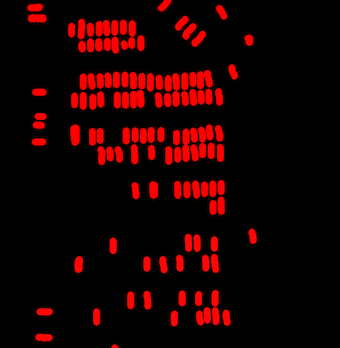
#> input picture Images/gt-img1.png, 340 x 348 px
$ python RunGP.py 3 5 5   (older library calls are emulated)
#> lines starting #> are read from the running program, lines starting #| are printed output that depends on the picture
import GP
import numpy as np
from scipy.misc import imread, imsave
from scipy.ndimage.filters import sobel, laplace, gaussian_laplace
import pickle

import argparse
parser = argparse.ArgumentParser()

parser.add_argument("test_num", type=int,help="set data file")
parser.add_argument("data_set", type=int,help="set data file")
parser.add_argument("data_precision", type=int,help="set data file")

args = parser.parse_args()


print("Reading and generating images...")
gt_img = imread("Images/gt-img1.png", flatten="False", mode="RGB")
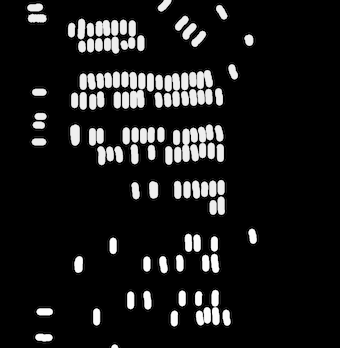
#> gt_img: shape (348, 340) float32; min 0, max 81.15, mean 8.5; drawn with min black and max white
images = []
images.append(imread("Images/g-img1.png", flatten="False", mode="RGB"))
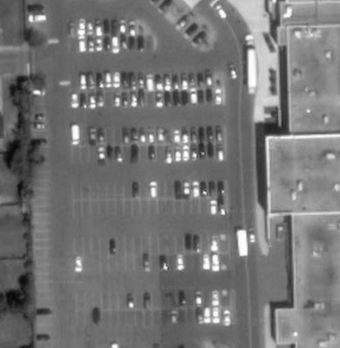
#> input picture Images/g-img1.png, 340 x 348 px
# [6 lines of commented-out code are left out]
images.append(laplace(images[0]))
#imsave('laplace.jpg', images[-1])
#images.append(gaussian_laplace(images[0], 0.05))
images.append(imread("equ_histo_thresh.png", flatten="False", mode="RGB"))
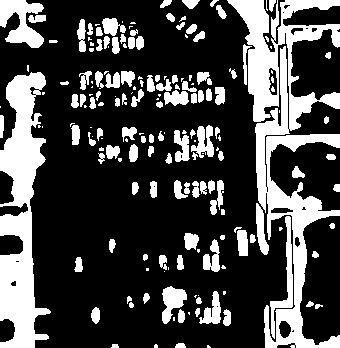
#> input picture equ_histo_thresh.png, 340 x 348 px
mean_5 = []
mean_11 = []
mean_21 = []
std_5 = []
std_11 = []
std_21 = []
mom_5 = []
mom_11 = []
mom_21 = []
all_mom_5 = []
all_mom_11 = []
all_mom_21 = []

mom_labels = []

#print("Reading in pre-calculated means...")

# img-0 - greyscale
# img-1 - sobel horizontal
# img-2 - sobel vertical
# img-3 - sobel
# img-4 - laplace
# img-5 - gaussian_laplace

for i in range(3):
    print("Reading in precalculated means for image " + str(i))
#> (the run stopped early here; a loop or call above may not have finished)
